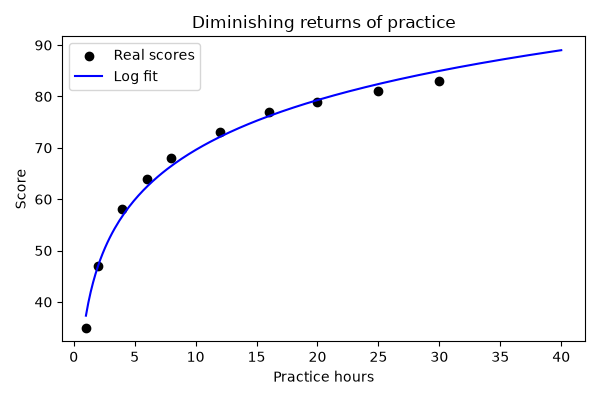

Write the Python code that produced this figure.
# logarithmic_regression.py
# Logarithmic curve: y = a + b * ln(x). Fast rise first, then slows down.
# Example: marks improve quickly with the first hours of practice, then level off.

import matplotlib
matplotlib.use("Agg")
import matplotlib.pyplot as plt
import numpy as np
from scipy.optimize import curve_fit
from sklearn.metrics import r2_score

practice_hours = np.array([1, 2, 4, 6, 8, 12, 16, 20, 25, 30])
score = np.array([35, 47, 58, 64, 68, 73, 77, 79, 81, 83])

def logarithmic(x, a, b):
    return a + b * np.log(x)        # np.log = natural log (ln)

params, _ = curve_fit(logarithmic, practice_hours, score)
a, b = params
print(f"Best formula: score = {a:.2f} + {b:.2f} * ln(hours)")
print("R2:", round(r2_score(score, logarithmic(practice_hours, a, b)), 4))
print("Predicted score after 40 hours:", round(logarithmic(40, a, b), 1))

smooth = np.linspace(1, 40, 200)
plt.figure(figsize=(6, 4))
plt.scatter(practice_hours, score, color="black", label="Real scores")
plt.plot(smooth, logarithmic(smooth, a, b), color="blue", label="Log fit")
plt.title("Diminishing returns of practice")
plt.xlabel("Practice hours")
plt.ylabel("Score")
plt.legend()
plt.tight_layout()
plt.savefig("logarithmic_regression.png")
print("Saved logarithmic_regression.png")
